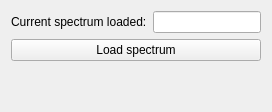
                   <widget class="QWidget" name="spectrum">
                    <attribute name="title">
                     <string>Spectrum</string>
                    </attribute>
                    <layout class="QGridLayout" name="gridLayout_13">
                     <item row="1" column="0" colspan="2">
                      <widget class="QPushButton" name="pushButton_loadspectrum">
                       <property name="text">
                        <string>Load spectrum</string>
                       </property>
                      </widget>
                     </item>
                     <item row="0" column="1">
                      <widget class="QLineEdit" name="lineEdit_spectrumloaded">
                       <property name="readOnly">
                        <bool>true</bool>
                       </property>
                      </widget>
                     </item>
                     <item row="0" column="0">
                      <widget class="QLabel" name="label_12">
                       <property name="text">
                        <string>Current spectrum loaded:</string>
                       </property>
                      </widget>
                     </item>
                     <item row="2" column="0">
                      <spacer name="verticalSpacer">
                       <property name="orientation">
                        <enum>Qt::Vertical</enum>
                       </property>
                       <property name="sizeHint" stdset="0">
                        <size>
                         <width>20</width>
                         <height>40</height>
                        </size>
                       </property>
                      </spacer>
                     </item>
                    </layout>
                   </widget>
